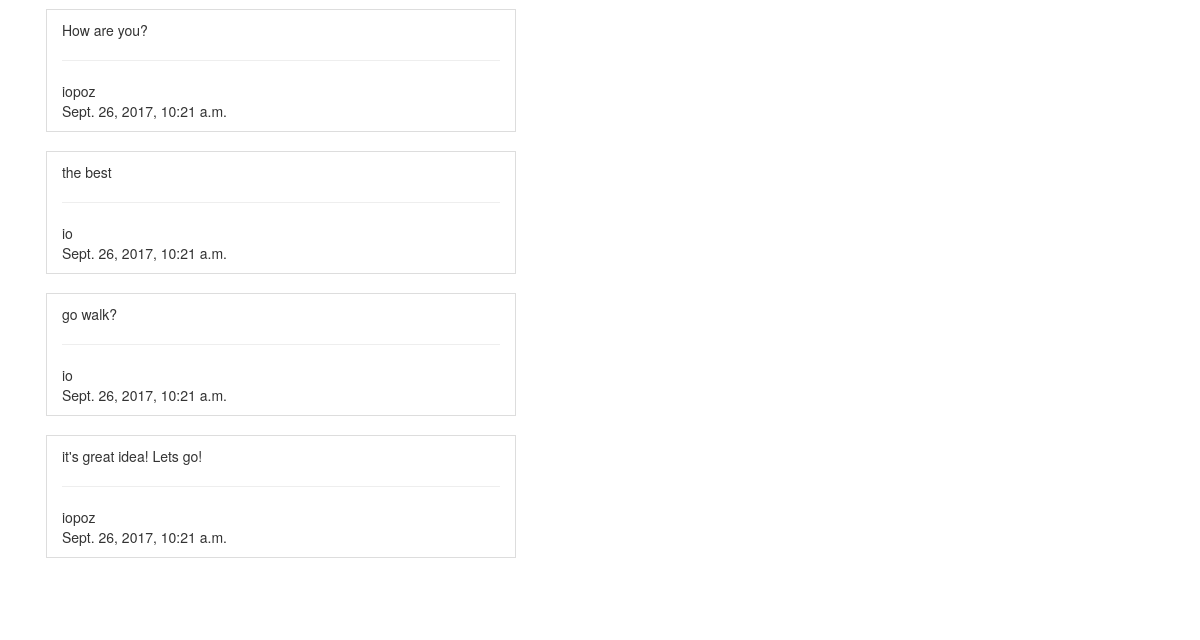
The page /rooms/3/ (lower part) on the database as committed earlier.
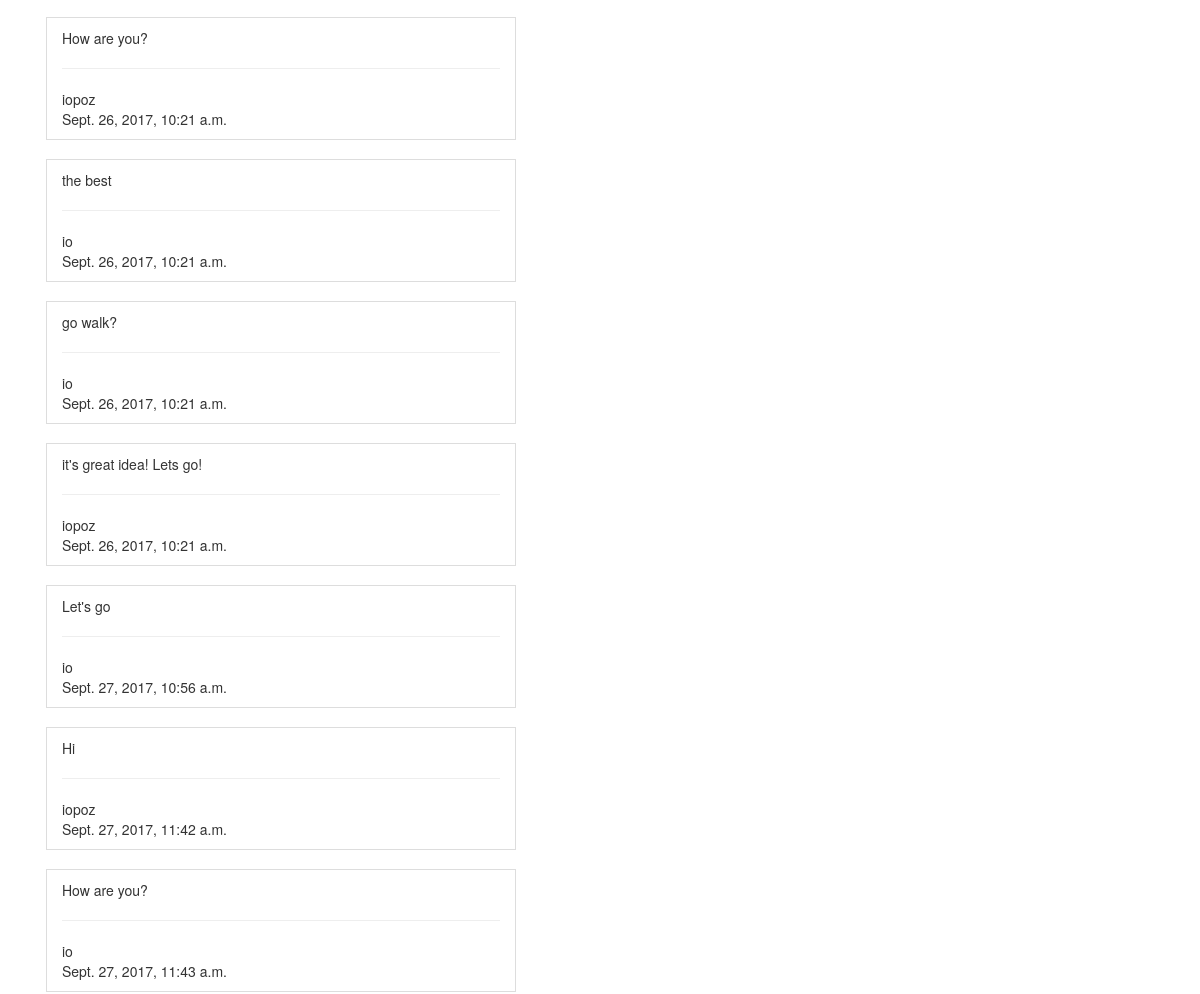
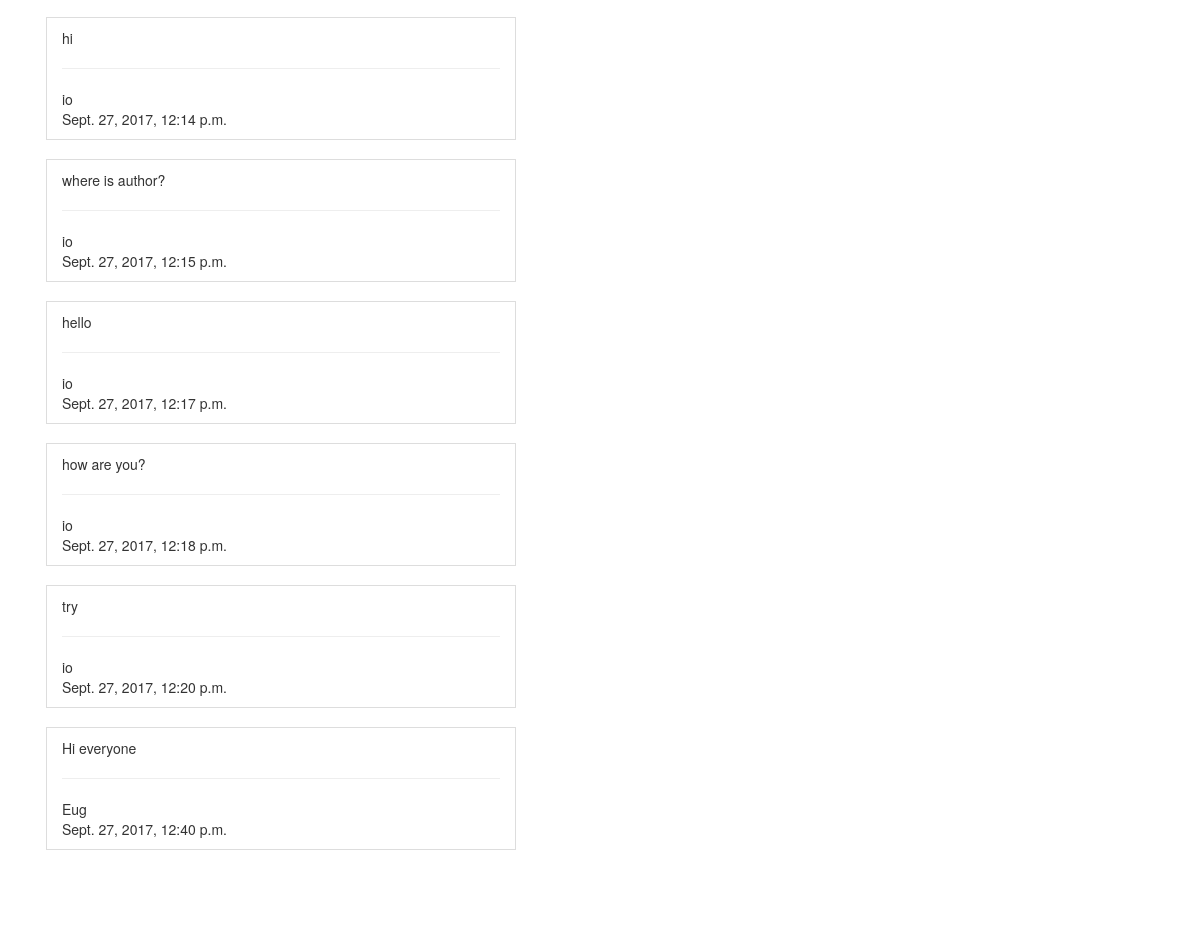
The same page on the database as committed later (2 pictures, top to bottom).
### chat/models.py (models this page shows, shortened)
class Chat(models.Model):
    message = models.CharField(max_length=140)
    msg_created = models.DateTimeField(auto_now_add=True)
    msg_author = models.ForeignKey(User)
    msg_room = models.ForeignKey(ChatRooms)

### chat/views.py (the view)
# urls.py: url(r'^rooms/(?P<room_id>[0-9]+)/$', chat.views.display_chat_room, name='chat_room'),
def display_chat_room(request, room_id):
    ROOM_ID = room_id
    msg_form = NewMessageForm(request.POST)
    context = {'msgs': Chat.objects.filter(msg_room=ROOM_ID),
               'username': auth.get_user(request).username,
               'form': msg_form,
               'subjects': Subject.objects.all(),
               'chat_room': ChatRooms.objects.get(id=ROOM_ID)}
    return render(request, 'chat_room.html', context)

### chat/models.py (called while the page is built)
    def __str__(self):
        return self.room_name

### chat/templates/chat_room.html (shortened to what this page needs)
{% extends 'base.html' %}
{% load staticfiles %}
{% block content %}
    <div class="row1">
    <div class="col-sm-7">
        <div id="chat-body" class="panel panel-default">
            <div id="msg-list-div" class="col-sm-5 panel-body">
                <ul id="msg-list" class="list-group">
                    {% for msg in msgs %}
                        {% if msg.msg_author == request.user %}
                            <li class="text-right list-group-item">{{ msg.message }}
                                <hr>
                                <div class="text-right inline-related">
                                    <div>
                                        {{ msg.msg_author }}
                                    </div>
                                    <div>
                                        {{ msg.msg_created }}
                                    </div>
                                </div>
                            </li>
                            <br>
                        {% else %}
                            <li class="text-left list-group-item">{{ msg.message }}
                                <hr>
                                <div class="text-left inline-related">
                                    <div>
                                        {{ msg.msg_author }}
                                    </div>
                                    <div>
                                        {{ msg.msg_created }}
                                    </div>
                                </div>
                            </li>
                            <br>
                        {% endif %}
                    {% empty %}
                        <li class="text-right list-group-item">No messages yet!</li>
                    {% endfor %}
                </ul>
            </div>
        </div>
    </div>
    </div>
{% endblock %}

### templates/base.html (shortened to what this page needs)
{% load staticfiles %}
<!DOCTYPE html>
<html lang="en">
<head>
    <link rel="stylesheet" href="http://maxcdn.bootstrapcdn.com/bootstrap/3.3.5/css/bootstrap.min.css">
    <link rel="stylesheet" href="{% static 'chat.css' %}">
</head>
<body>
<div class="container">
    <div class="row">
        {% block content %}{% endblock %}
    </div>
</div>
</body>
</html>

### chat/static/chat.css (style rules this page uses)
.panel-body { overflow-x: scroll; height: 85%; position: fixed; }

Rows that differ between the two databases and show on the page:
added Chat: message "Let's go", msg_author "io", msg_created "Sept. 27, 2017, 10:56 a.m."
added Chat: message "Hi", msg_author "iopoz", msg_created "Sept. 27, 2017, 11:42 a.m."
added Chat: message "How are you?", msg_author "io", msg_created "Sept. 27, 2017, 11:43 a.m."
added Chat: message "hi", msg_author "io", msg_created "Sept. 27, 2017, 12:14 p.m."
added Chat: message "where is author?", msg_author "io", msg_created "Sept. 27, 2017, 12:15 p.m."
added Chat: message "hello", msg_author "io", msg_created "Sept. 27, 2017, 12:17 p.m."
added Chat: message "how are you?", msg_author "io", msg_created "Sept. 27, 2017, 12:18 p.m."
added Chat: message "try", msg_author "io", msg_created "Sept. 27, 2017, 12:20 p.m."
added Chat: message "Hi everyone", msg_author "Eug", msg_created "Sept. 27, 2017, 12:40 p.m."
